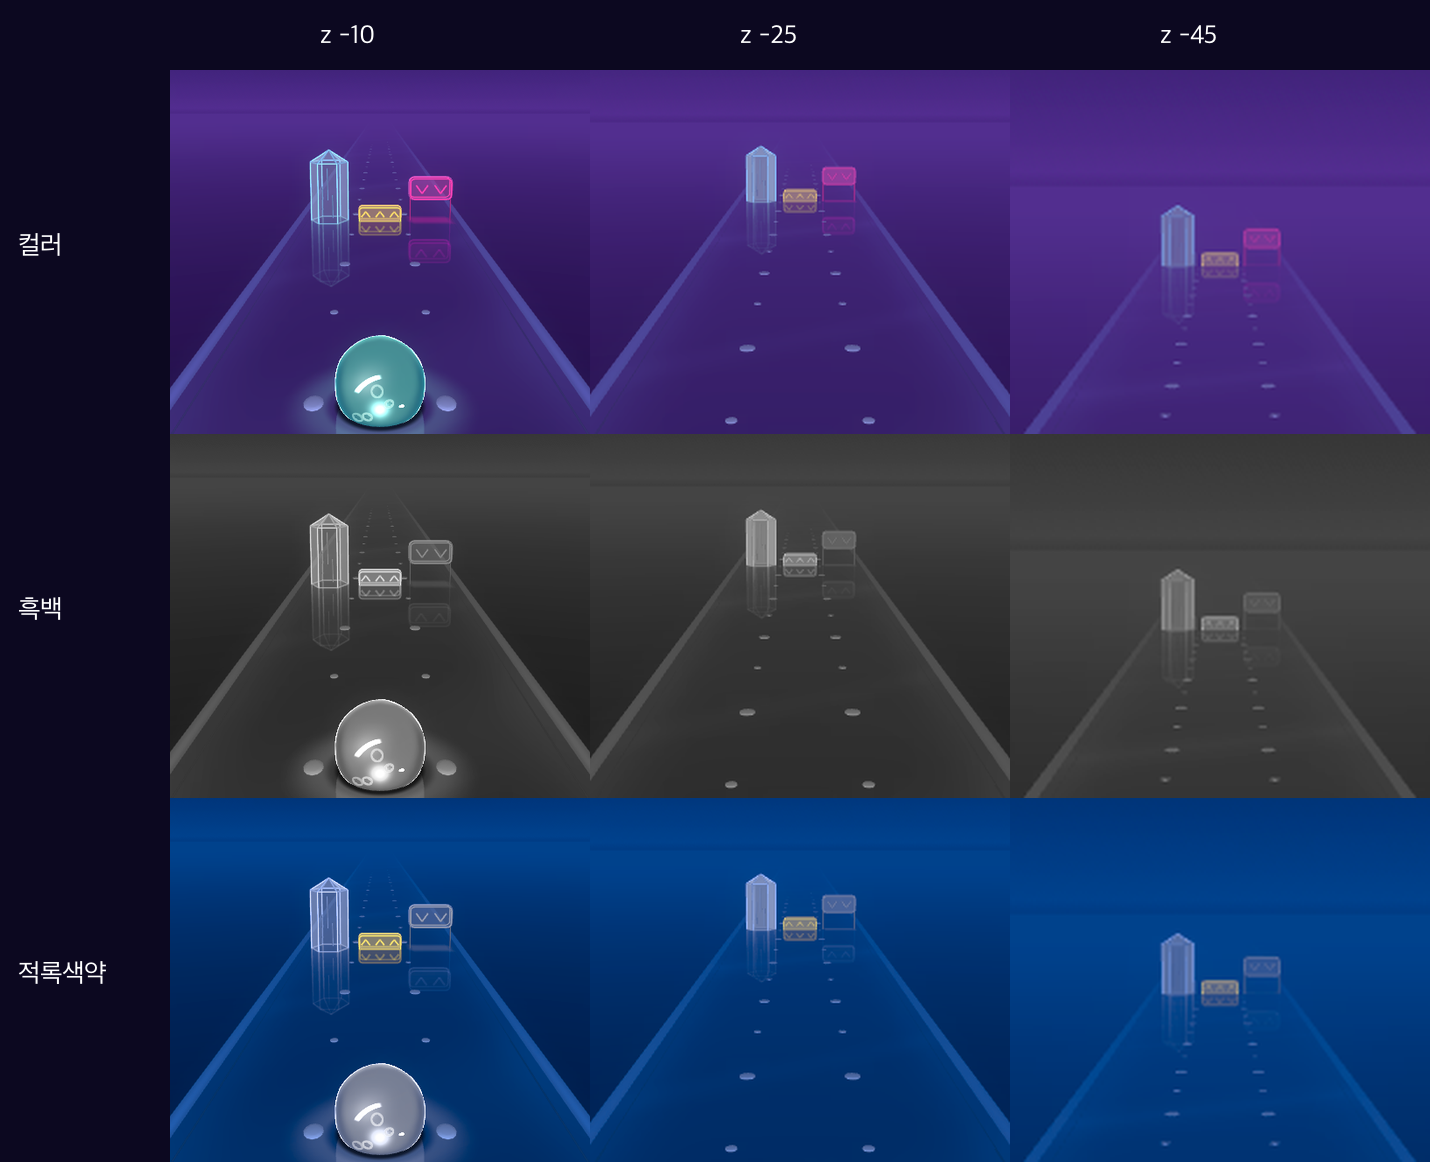

The script that saved this image:
#!/usr/bin/env python3
"""장애물 읽기 시트: 세 거리(z -10, -25, -45) × 컬러 / 흑백 / 적록색약. 사용: read_sheet.py <캡처 폴더> <결과.png>"""
import sys
import numpy as np
from PIL import Image, ImageDraw, ImageFont

# Machado 2009 deuteranomaly 심도 1.0 (선형 RGB에 곱한다)
DEUTAN = np.array([[0.367322, 0.860646, -0.227968], [0.280085, 0.672501, 0.047413], [-0.011820, 0.042940, 0.968881]])
FONT = ImageFont.truetype("/System/Library/Fonts/AppleSDGothicNeo.ttc", 26)
FAR_CROP = {10: (120, 480, 600, 896), 25: (200, 490, 520, 767), 45: (270, 480, 450, 636)}


def to_linear(a):
    return np.where(a <= 0.04045, a / 12.92, ((a + 0.055) / 1.055) ** 2.4)


def to_srgb(a):
    a = np.clip(a, 0.0, 1.0)
    return np.where(a <= 0.0031308, a * 12.92, 1.055 * a ** (1 / 2.4) - 0.055)


def deutan(img):
    a = to_linear(np.asarray(img.convert("RGB"), float) / 255.0)
    return Image.fromarray((to_srgb(a @ DEUTAN.T) * 255).astype("uint8"))


def main(src, out):
    cell = (420, 364)
    sheet = Image.new("RGB", (170 + cell[0] * 3, 70 + cell[1] * 3), (12, 8, 32))
    draw = ImageDraw.Draw(sheet)
    rows = [("컬러", lambda i: i), ("흑백", lambda i: i.convert("L").convert("RGB")), ("적록색약", deutan)]
    for col, z in enumerate(FAR_CROP):
        draw.text((170 + cell[0] * col + 150, 20), f"z -{z}", font=FONT, fill="white")
        shot = Image.open(f"{src}/sheet_z{z}.png").convert("RGB").crop(FAR_CROP[z])
        for row, (name, fn) in enumerate(rows):
            sheet.paste(fn(shot).resize(cell, Image.LANCZOS), (170 + cell[0] * col, 70 + cell[1] * row))
            if col == 0:
                draw.text((18, 70 + cell[1] * row + 160), name, font=FONT, fill="white")
    sheet.save(out)


main(sys.argv[1], sys.argv[2])
